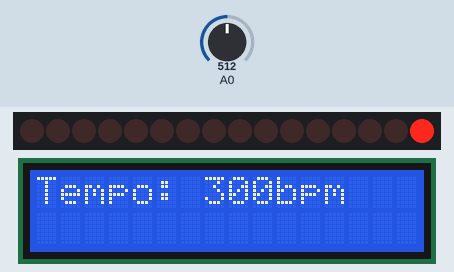
This sketch was run on a simulated Arduino Uno, built with avr-gcc and run on an emulated ATmega328P. Shown: 16 shift-register outputs drawn as a row of LEDs (first output left, lit = HIGH), 16×2 character LCD. Wiring (inferred from the names in the program): 2 × shift register (74HC595): data pin 4; shift clock pin 6; latch pin 5. Wiring (inferred from the signals the program sends): row of LEDs: on Q0, Q1, Q2, Q3, Q4, Q5, Q6, Q7, Q8, Q9, Q10, Q11, Q12, Q13, Q14, Q15. Inputs (shaded band) come from the test bench; at power-on: A0 = 512.

Above: at 0.07 s.
At 0.62 s:
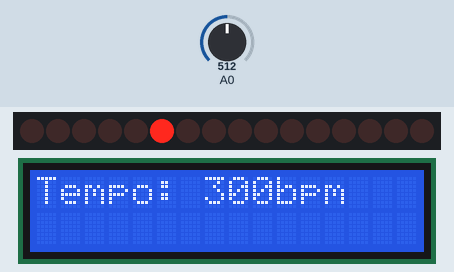
At 1.27 s:
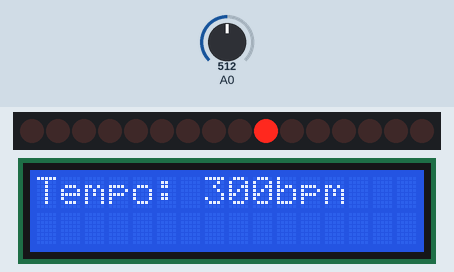
Timing chart, 0 to 40.0 s (numbered marks = the images above):
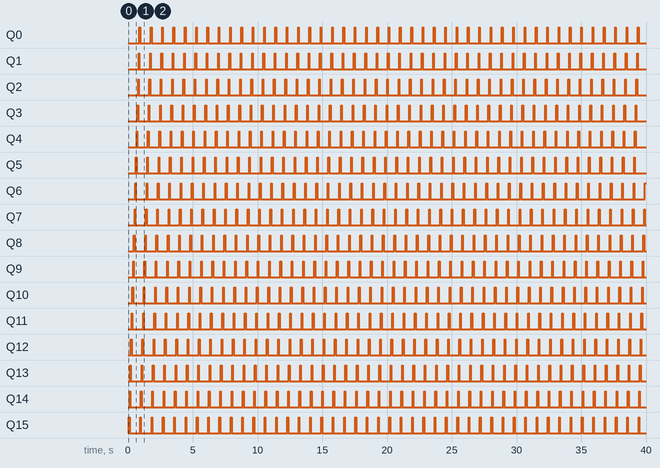

Measured:
- by itself, Q0–15: alternates HIGH for 0.05 s and LOW for 0.82 s
- by itself, everything shown: repeats every 0.87 s, in 16 steps

The sketch:

drum-machine.ino
```cpp
/*
  Drum Machine

  Very basic drum machine code for an Arduino board.
  Requires a potentiometer and LEDs.

  allomyrina volbot <tech@volbot.org>
*/

#include <LiquidCrystal.h>
#include <Vector.h>

int beat_increment;

const int rs = 13, en = 12, d4 = 11, d5 = 10, d6 = 9, d7 = 8;
LiquidCrystal lcd(rs, en, d4, d5, d6, d7);

int latch_pin = 5;
int clock_pin = 6;
int data_pin = 4;
byte leds_1 = 0;
byte leds_2 = 0;
const int CACHE_MAX = 5;
int storage_array[CACHE_MAX];
Vector<int> vector(storage_array);

void updateShiftRegisters() {
  digitalWrite(latch_pin, LOW);
  shiftOut(data_pin, clock_pin, LSBFIRST, leds_1);
  shiftOut(data_pin, clock_pin, LSBFIRST, leds_2);
  digitalWrite(latch_pin, HIGH);
}

void setup() {
  // shift register setup
  pinMode(latch_pin, OUTPUT);
  pinMode(clock_pin, OUTPUT);
  pinMode(data_pin, OUTPUT);
  digitalWrite(clock_pin, 0);
  digitalWrite(data_pin, 0);
  // lcd setup
  lcd.begin(16, 2);
  lcd.print(":3");
}

void loop() {
  leds_1 = 0;
  leds_2 = 0;
  int sensorValue = analogRead(A0);
  if (vector.size() == vector.max_size())
    vector.remove(0);
  vector.push_back(sensorValue);
  int avg = 0;
  for (int element : vector)
    avg += element;
  avg /= vector.size();
  int bpm = 300 - ((avg / 16) * 4);
  double bpms = bpm / 60000.0;
  double beat_time = (1.0 / bpms) / 4.0;
  if (beat_increment < 8) {
    bitSet(leds_1, beat_increment);
  } else {
    bitSet(leds_2, beat_increment - 8);
  }
  updateShiftRegisters();
  beat_increment++;
  if (beat_increment >= 16)
    beat_increment = 0;
  lcd.clear();
  lcd.setCursor(0, 0);
  lcd.print("Tempo: ");
  lcd.print(bpm);
  lcd.print("bpm");
  delay(beat_time);
}
```
